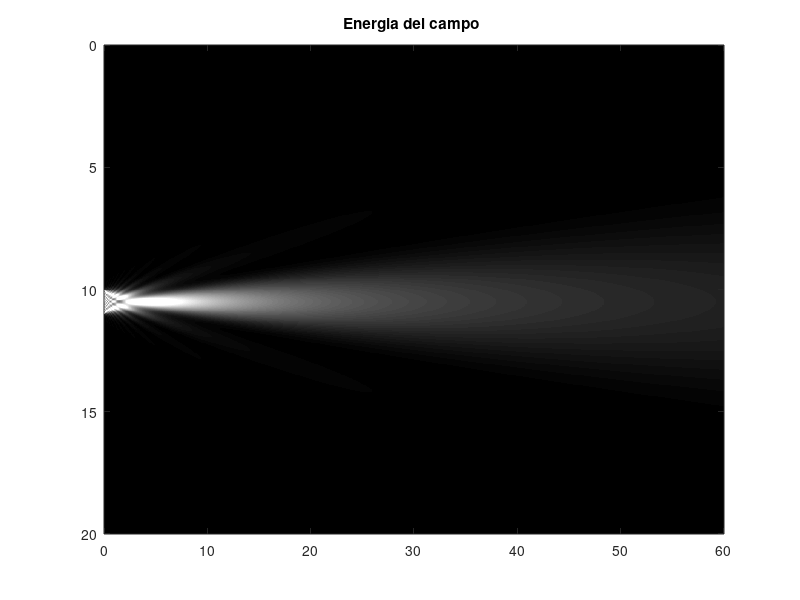
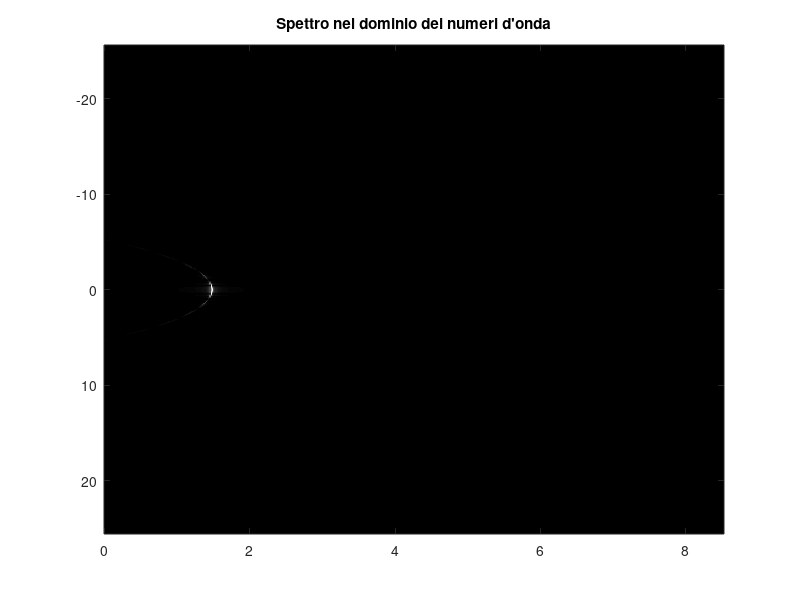
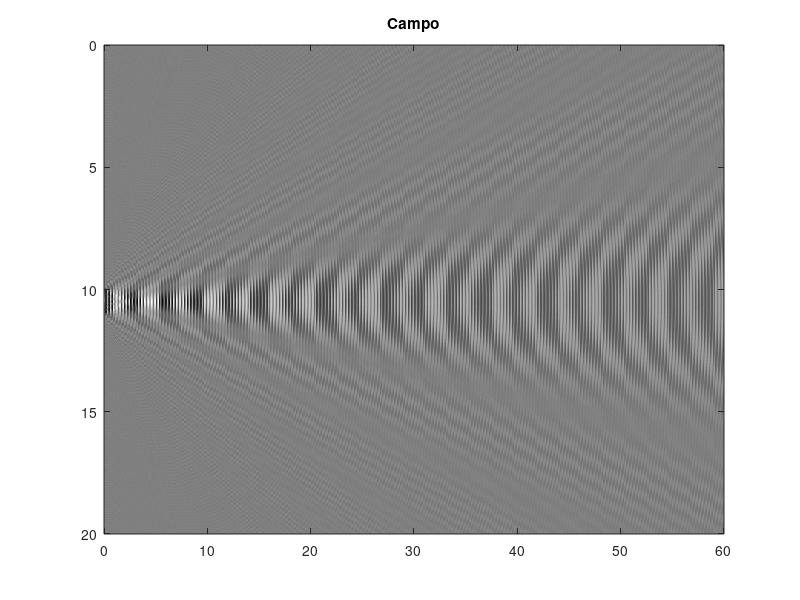

MATLAB code for these plots, in order:
%Prova funz di Green2D, diffrazione da un'apertura SLIT

clear all;
close all;
clc;

z=linspace(0,20,1024); %direz verticale, dove ho l'apertura
dz=(max(z)-min(z))/length(z);
y=linspace(0,60,1024); %direz orizzontale
dy=(max(y)-min(y))/length(y);

fcz=1/dz;
fcy=1/dy;

[Y,Z]=meshgrid(y,z);

c=300;
f=3000; %dunque lambda 1

lam=c/f;

w=2*pi*f;

y0=0;

P1=zeros(size(Y));

zin=10;

%P2=zeros(size(Y));

for z0=zin:lam/5:zin+10*lam  %apertura slit da 5*lambda

    R0=sqrt((Y-y0).^2+(Z-z0).^2);
    P0=5*j/(4*pi)*besselh(0,1,w*R0/c); %funz Green 2d
    %P02=sqrt(2./(pi*R0)).*exp(R0-(c/2)*pi-pi/4);
    P1=P1+P0;
    %P2=P2+P02;
end

figure,imagesc(y,z,(real(P1).^2+imag(P1).^2)),colormap(gray),caxis([0 0.5]),title('Energia del campo ')

Fp1=fftshift(fft2(P1));
fky=0:fcy/length(y):fcy/2-fcy/length(y);
fkz=-fcz/2:fcz/length(z):fcz/2-fcz/length(z);

figure,imagesc(fky,fkz,abs(Fp1(:,1:length(fky)))),colormap(gray),title('Spettro nel dominio dei numeri d''onda')
figure,imagesc(y,z,real(P1)),colormap(gray),title('Campo')
%figure,imagesc(real(P2).^2+imag(P2).^2),colormap('gray'),title('Hankel approx')